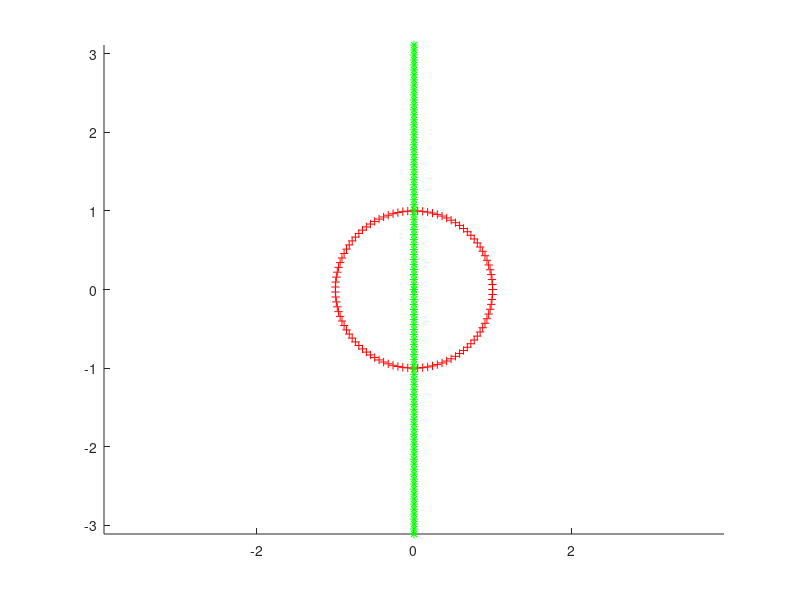

The MATLAB script that drew this image: (Note: this script raises an error after producing the figure.)
hold on;axis equal;tanti = 100;var_v = exp(linspace(0,2*pi,tanti)*1i);plot(var_v, "r+");var_v2 = log(var_v);plot(var_v2, "g*");% verifica grafica for s=2:10	circle_complex(0, s, tanti);	var_v3 = log(exp(linspace(0,2*pi,tanti)*1i)*s);	plot(var_v3, "bo");end%%clear("s", "tanti", "var_v", "var_v2", "var_v3");